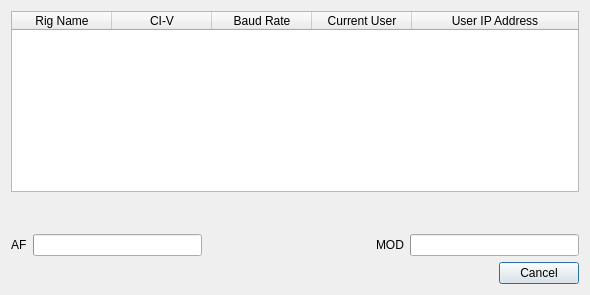
<?xml version="1.0" encoding="UTF-8"?>
<ui version="4.0">
 <class>selectRadio</class>
 <widget class="QDialog" name="selectRadio">
  <property name="geometry">
   <rect>
    <x>0</x>
    <y>0</y>
    <width>590</width>
    <height>295</height>
   </rect>
  </property>
  <property name="windowTitle">
   <string>Select Radio From List</string>
  </property>
  <layout class="QGridLayout" name="gridLayout">
   <item row="1" column="0">
    <layout class="QHBoxLayout" name="horizontalLayout">
     <item>
      <spacer name="horizontalSpacer">
       <property name="orientation">
        <enum>Qt::Orientation::Horizontal</enum>
       </property>
       <property name="sizeHint" stdset="0">
        <size>
         <width>40</width>
         <height>20</height>
        </size>
       </property>
      </spacer>
     </item>
     <item>
      <widget class="QPushButton" name="cancelButton">
       <property name="text">
        <string>Cancel</string>
       </property>
      </widget>
     </item>
    </layout>
   </item>
   <item row="0" column="0">
    <layout class="QVBoxLayout" name="verticalLayout">
     <item>
      <layout class="QHBoxLayout" name="horizontalLayout_3">
       <item>
        <widget class="QTableWidget" name="table">
         <property name="editTriggers">
          <set>QAbstractItemView::EditTrigger::NoEditTriggers</set>
         </property>
         <attribute name="horizontalHeaderStretchLastSection">
          <bool>true</bool>
         </attribute>
         <attribute name="verticalHeaderStretchLastSection">
          <bool>false</bool>
         </attribute>
         <column>
          <property name="text">
           <string>Rig Name</string>
          </property>
         </column>
         <column>
          <property name="text">
           <string>CI-V</string>
          </property>
         </column>
         <column>
          <property name="text">
           <string>Baud Rate</string>
          </property>
         </column>
         <column>
          <property name="text">
           <string>Current User</string>
          </property>
         </column>
         <column>
          <property name="text">
           <string>User IP Address</string>
          </property>
         </column>
        </widget>
       </item>
      </layout>
     </item>
     <item>
      <layout class="QHBoxLayout" name="horizontalLayout_4">
       <item>
        <widget class="QCustomPlot" name="timeDifference" native="true">
         <property name="sizePolicy">
          <sizepolicy hsizetype="Preferred" vsizetype="Preferred">
           <horstretch>0</horstretch>
           <verstretch>0</verstretch>
          </sizepolicy>
         </property>
         <property name="minimumSize">
          <size>
           <width>0</width>
           <height>0</height>
          </size>
         </property>
        </widget>
       </item>
       <item>
        <widget class="QCustomPlot" name="waterfall" native="true"/>
       </item>
       <item>
        <widget class="QCustomPlot" name="spectrum" native="true"/>
       </item>
      </layout>
     </item>
     <item>
      <spacer name="verticalSpacer">
       <property name="orientation">
        <enum>Qt::Orientation::Vertical</enum>
       </property>
       <property name="sizeHint" stdset="0">
        <size>
         <width>20</width>
         <height>40</height>
        </size>
       </property>
      </spacer>
     </item>
     <item>
      <layout class="QHBoxLayout" name="horizontalLayout_2">
       <item>
        <widget class="QLabel" name="label">
         <property name="text">
          <string>AF</string>
         </property>
        </widget>
       </item>
       <item>
        <widget class="QProgressBar" name="afLevel">
         <property name="maximum">
          <number>255</number>
         </property>
         <property name="value">
          <number>0</number>
         </property>
         <property name="textVisible">
          <bool>false</bool>
         </property>
        </widget>
       </item>
       <item>
        <spacer name="horizontalSpacer_2">
         <property name="orientation">
          <enum>Qt::Orientation::Horizontal</enum>
         </property>
         <property name="sizeHint" stdset="0">
          <size>
           <width>40</width>
           <height>20</height>
          </size>
         </property>
        </spacer>
       </item>
       <item>
        <widget class="QLabel" name="label_2">
         <property name="text">
          <string>MOD</string>
         </property>
        </widget>
       </item>
       <item>
        <widget class="QProgressBar" name="modLevel">
         <property name="maximum">
          <number>255</number>
         </property>
         <property name="value">
          <number>0</number>
         </property>
         <property name="textVisible">
          <bool>false</bool>
         </property>
        </widget>
       </item>
      </layout>
     </item>
    </layout>
   </item>
  </layout>
 </widget>
 <customwidgets>
  <customwidget>
   <class>QCustomPlot</class>
   <extends>QWidget</extends>
   <header>qcustomplot.h</header>
  </customwidget>
 </customwidgets>
 <resources/>
 <connections/>
</ui>
